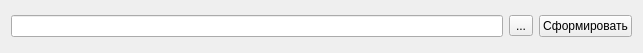
<?xml version="1.0" encoding="UTF-8"?>
<ui version="4.0">
 <class>Print</class>
 <widget class="QWidget" name="Print">
  <property name="geometry">
   <rect>
    <x>0</x>
    <y>0</y>
    <width>643</width>
    <height>53</height>
   </rect>
  </property>
  <property name="windowTitle">
   <string>Form</string>
  </property>
  <layout class="QGridLayout" name="gridLayout">
   <item row="1" column="1">
    <widget class="QToolButton" name="toolButton">
     <property name="text">
      <string>...</string>
     </property>
    </widget>
   </item>
   <item row="1" column="0">
    <widget class="QLineEdit" name="lineEdit"/>
   </item>
   <item row="1" column="2">
    <widget class="QPushButton" name="pushButton">
     <property name="text">
      <string>Сформировать</string>
     </property>
    </widget>
   </item>
  </layout>
 </widget>
 <resources/>
 <connections/>
</ui>
